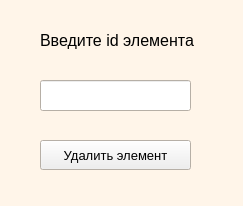
<?xml version="1.0" encoding="UTF-8"?>
<ui version="4.0">
 <class>del_form</class>
 <widget class="QWidget" name="del_form">
  <property name="geometry">
   <rect>
    <x>0</x>
    <y>0</y>
    <width>243</width>
    <height>206</height>
   </rect>
  </property>
  <property name="sizePolicy">
   <sizepolicy hsizetype="Fixed" vsizetype="Fixed">
    <horstretch>0</horstretch>
    <verstretch>0</verstretch>
   </sizepolicy>
  </property>
  <property name="palette">
   <palette>
    <active>
     <colorrole role="Base">
      <brush brushstyle="SolidPattern">
       <color alpha="255">
        <red>255</red>
        <green>255</green>
        <blue>255</blue>
       </color>
      </brush>
     </colorrole>
     <colorrole role="Window">
      <brush brushstyle="SolidPattern">
       <color alpha="255">
        <red>255</red>
        <green>245</green>
        <blue>233</blue>
       </color>
      </brush>
     </colorrole>
    </active>
    <inactive>
     <colorrole role="Base">
      <brush brushstyle="SolidPattern">
       <color alpha="255">
        <red>255</red>
        <green>255</green>
        <blue>255</blue>
       </color>
      </brush>
     </colorrole>
     <colorrole role="Window">
      <brush brushstyle="SolidPattern">
       <color alpha="255">
        <red>255</red>
        <green>245</green>
        <blue>233</blue>
       </color>
      </brush>
     </colorrole>
    </inactive>
    <disabled>
     <colorrole role="Base">
      <brush brushstyle="SolidPattern">
       <color alpha="255">
        <red>255</red>
        <green>245</green>
        <blue>233</blue>
       </color>
      </brush>
     </colorrole>
     <colorrole role="Window">
      <brush brushstyle="SolidPattern">
       <color alpha="255">
        <red>255</red>
        <green>245</green>
        <blue>233</blue>
       </color>
      </brush>
     </colorrole>
    </disabled>
   </palette>
  </property>
  <property name="windowTitle">
   <string>Удаление элемента</string>
  </property>
  <widget class="QLineEdit" name="lineEdit">
   <property name="geometry">
    <rect>
     <x>40</x>
     <y>80</y>
     <width>151</width>
     <height>31</height>
    </rect>
   </property>
  </widget>
  <widget class="QLabel" name="label">
   <property name="geometry">
    <rect>
     <x>40</x>
     <y>20</y>
     <width>171</width>
     <height>41</height>
    </rect>
   </property>
   <property name="font">
    <font>
     <pointsize>12</pointsize>
    </font>
   </property>
   <property name="toolTipDuration">
    <number>-1</number>
   </property>
   <property name="text">
    <string>Введите id элемента</string>
   </property>
  </widget>
  <widget class="QPushButton" name="del_btn">
   <property name="geometry">
    <rect>
     <x>40</x>
     <y>140</y>
     <width>151</width>
     <height>30</height>
    </rect>
   </property>
   <property name="font">
    <font>
     <pointsize>10</pointsize>
    </font>
   </property>
   <property name="text">
    <string>Удалить элемент</string>
   </property>
   <property name="autoRepeatInterval">
    <number>100</number>
   </property>
  </widget>
 </widget>
 <resources/>
 <connections/>
</ui>
